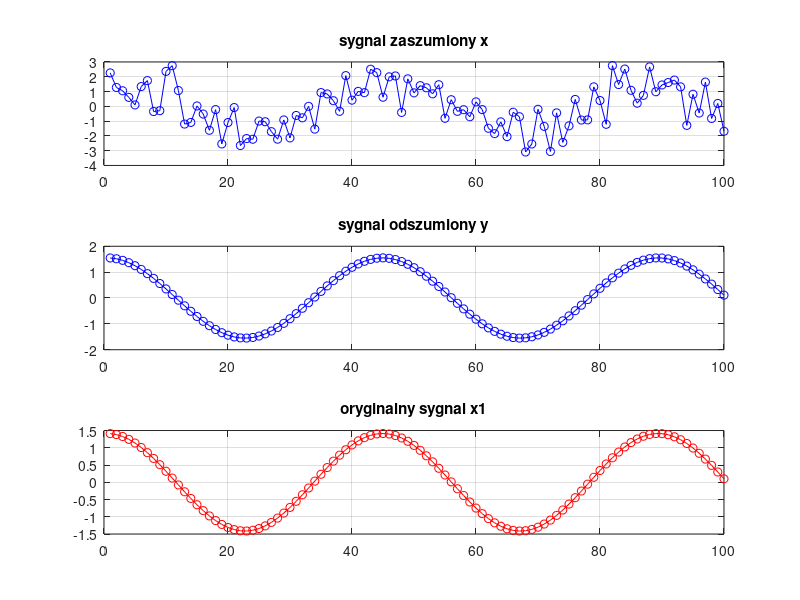

This figure's MATLAB source:
% cps03_problem_3_8.m
clear all; close all; clc;

% macierz dct iv
N = 100;
k = (0:N-1);
n = (0:N-1);
S = sqrt(2/N)*cos(pi/N*(n'+1/2)*(k+1/2));
A = S';

% sygnal uzyteczny i szum
x1 = 10*S(:,5);        % sygnal uzyteczny
x5 = randn(N,1);       % szum losowy

% sygnal zaszumiony
x = x1 + x5;

% analiza dct
c = A*x;

% filtracja w dziedzinie dct pozostawiamy tylko skladowa x1
c_filt = zeros(size(c));
c_filt(5) = c(5);

% synteza sygnalu odszumionego
y = S*c_filt;

% obliczenie snr dla sygnalu zaszumionego
snr_x = 10*log10( sum(x1.^2) / sum((x - x1).^2) );

% obliczenie snr dla sygnalu odszumionego
snr_y = 10*log10( sum(x1.^2) / sum((y - x1).^2) );

% wyswietlenie wynikow
disp('snr dla sygnalu zaszumionego x = x1 + x5')
disp(snr_x)

disp('snr dla sygnalu odszumionego y')
disp(snr_y)

% wykresy
figure;
subplot(3,1,1)
plot(x,'bo-'); grid on
title('sygnal zaszumiony x')

subplot(3,1,2)
plot(y,'bo-'); grid on
title('sygnal odszumiony y')

subplot(3,1,3)
plot(x1,'ro-'); grid on
title('oryginalny sygnal x1')

% wnioski
%   snr dla sygnalu zaszumionego x = x1 + x5
%   jest niski poniewaz szum ma istotny wplyw
%   na calkowita energie sygnalu
%
%   po wykonaniu filtracji w dziedzinie dct iv
%   oraz pozostawieniu tylko wspolczynnika
%   odpowiadajacego skladowej x1
%   wartosc snr ulega wyraznej poprawie
%
%   wynika to z faktu ze energia sygnalu x1
%   jest skupiona w jednym wspolczynniku
%   natomiast szum x5 jest rozlozony
%   na wiele wspolczynnikow transformaty
